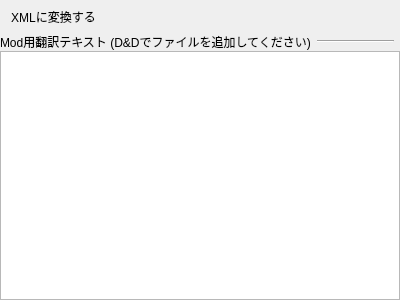
<?xml version="1.0" encoding="UTF-8"?>
<ui version="4.0">
 <class>UIMO2ViewFOJP</class>
 <widget class="QWidget" name="UIMO2ViewFOJP">
  <property name="geometry">
   <rect>
    <x>0</x>
    <y>0</y>
    <width>400</width>
    <height>300</height>
   </rect>
  </property>
  <property name="windowTitle">
   <string>Form</string>
  </property>
  <layout class="QVBoxLayout" name="verticalLayout">
   <property name="spacing">
    <number>0</number>
   </property>
   <property name="leftMargin">
    <number>0</number>
   </property>
   <property name="topMargin">
    <number>0</number>
   </property>
   <property name="rightMargin">
    <number>0</number>
   </property>
   <property name="bottomMargin">
    <number>0</number>
   </property>
   <item>
    <widget class="QToolBar" name="toolBar">
     <property name="windowTitle">
      <string>toolBar</string>
     </property>
     <property name="movable">
      <bool>false</bool>
     </property>
     <property name="iconSize">
      <size>
       <width>16</width>
       <height>16</height>
      </size>
     </property>
     <property name="toolButtonStyle">
      <enum>Qt::ToolButtonTextBesideIcon</enum>
     </property>
     <property name="floatable">
      <bool>true</bool>
     </property>
     <addaction name="action"/>
    </widget>
   </item>
   <item>
    <layout class="QHBoxLayout" name="horizontalLayout_2">
     <item>
      <widget class="QLabel" name="label_2">
       <property name="text">
        <string>Mod用翻訳テキスト (D&amp;Dでファイルを追加してください)</string>
       </property>
      </widget>
     </item>
     <item>
      <widget class="Line" name="line_3">
       <property name="sizePolicy">
        <sizepolicy hsizetype="Expanding" vsizetype="Fixed">
         <horstretch>0</horstretch>
         <verstretch>0</verstretch>
        </sizepolicy>
       </property>
       <property name="styleSheet">
        <string notr="true">margin-right: 6px;
margin-left: 6px;
</string>
       </property>
       <property name="frameShadow">
        <enum>QFrame::Sunken</enum>
       </property>
       <property name="orientation">
        <enum>Qt::Horizontal</enum>
       </property>
      </widget>
     </item>
    </layout>
   </item>
   <item>
    <widget class="QListWidget" name="listWidget">
     <property name="alternatingRowColors">
      <bool>true</bool>
     </property>
     <property name="uniformItemSizes">
      <bool>true</bool>
     </property>
    </widget>
   </item>
  </layout>
  <action name="action">
   <property name="icon">
    <iconset resource="../../Main/src/res.qrc">
     <normaloff>:/res/icon/run.png</normaloff>:/res/icon/run.png</iconset>
   </property>
   <property name="text">
    <string>XMLに変換する</string>
   </property>
  </action>
 </widget>
 <resources>
  <include location="../../Main/src/res.qrc"/>
 </resources>
 <connections/>
</ui>
